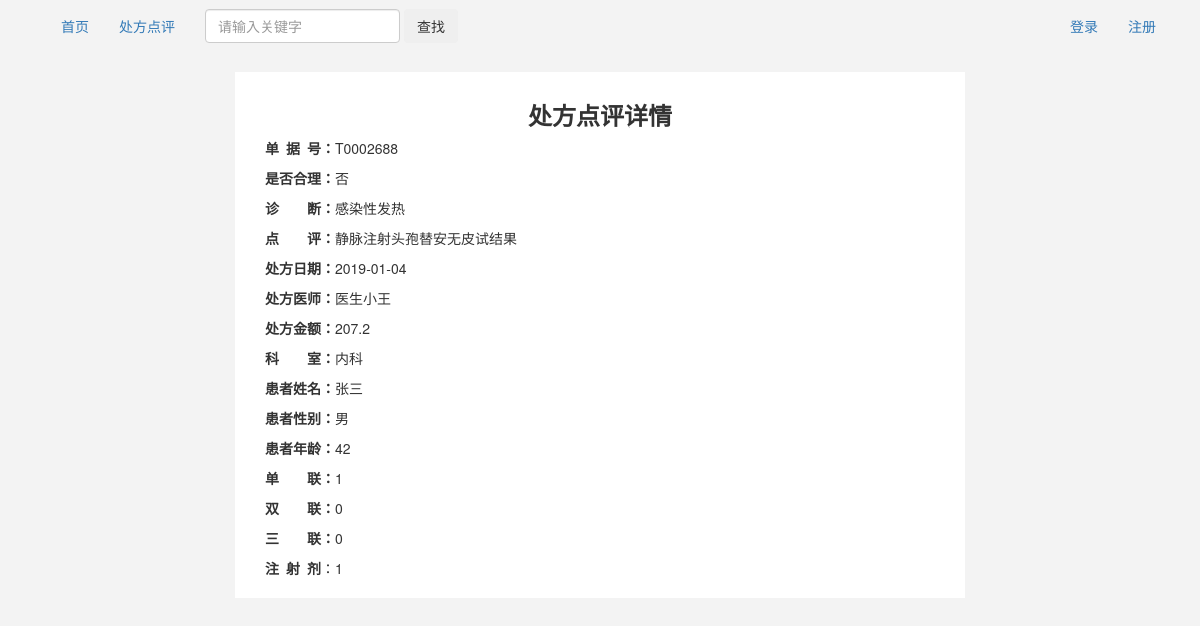
/detail/1, run on the app's committed database.
### models.py (models this page shows)
class Prescription(db.Model):
    __tablename__ = 'prescription'
    id = db.Column(db.Integer, primary_key = True, autoincrement = True)
    t_id = db.Column(db.String(11), nullable=False)
    name = db.Column(db.String(18), nullable=False)
    gender = db.Column(db.String(2), nullable=False)
    age = db.Column(db.String(3), nullable=False)
    pre_date = db.Column(db.DateTime)
    diagnosis = db.Column(db.Text, nullable=False)
    first_page = db.Column(db.String(2), nullable=False)
    second_page = db.Column(db.String(2), nullable=False)
    third_page = db.Column(db.String(2), nullable=False)
    injection = db.Column(db.String(2), nullable=False)
    pre_amount = db.Column(db.Float(2), nullable=False)
    prescriber = db.Column(db.String(18), nullable=False)
    section = db.Column(db.String(36), nullable=False)
    reasonable = db.Column(db.String(2), nullable=False)
    comments = db.Column(db.Text)

### pcs.py (the view)
@app.route('/detail/<pre_id>')
def detail(pre_id):
    pre_item = Prescription.query.filter(Prescription.id == pre_id).first()
    return render_template('detail.html', pre_item=pre_item)

### pcs.py (called while the page is built)
@app.context_processor
def my_context_processor():
    user_id = session.get('user_id')
    if user_id:
        user = User.query.filter(User.id == user_id).first()
        if user:
            return {'user': user}
    return {}

### templates/detail.html (shortened to what this page needs)
{% extends 'base.html' %}
{% block head %}
    <link rel="stylesheet" href="{{ url_for('static', filename='css/detail.css') }}">
{% endblock %}
{% block main %}
    <h3 class="page-title">处方点评详情</h3>
    <div class="pre-comment-detail">
        <P><span class="pre-comment-detail-font">单&ensp;据&ensp;号：</span>{{ pre_item.t_id }}</P>
        <P><span class="pre-comment-detail-font">是否合理：</span>{{ pre_item.reasonable }}</P>
        <P><span class="pre-comment-detail-font">诊&emsp;&emsp;断：</span>{{ pre_item.diagnosis }}</P>
        <P><span class="pre-comment-detail-font">点&emsp;&emsp;评：</span>{{ pre_item.comments}}</P>
        <P><span class="pre-comment-detail-font">处方日期：</span>{{ pre_item.pre_date.strftime("%Y-%m-%d") }}</P>
        <P><span class="pre-comment-detail-font">处方医师：</span>{{ pre_item.prescriber }}</P>
        <P><span class="pre-comment-detail-font">处方金额：</span>{{ pre_item.pre_amount }}</P>
        <p><span class="pre-comment-detail-font">科&emsp;&emsp;室：</span>{{ pre_item.section }}</p>
        <P><span class="pre-comment-detail-font">患者姓名：</span>{{ pre_item.name }}</P>
        <P><span class="pre-comment-detail-font">患者性别：</span>{{ pre_item.gender }}</P>
        <P><span class="pre-comment-detail-font">患者年龄：</span>{{ pre_item.age }}</P>
        <P><span class="pre-comment-detail-font">单&emsp;&emsp;联：</span>{{ pre_item.first_page }}</P>
        <P><span class="pre-comment-detail-font">双&emsp;&emsp;联：</span>{{ pre_item.second_page }}</P>
        <P><span class="pre-comment-detail-font">三&emsp;&emsp;联：</span>{{ pre_item.third_page }}</P>
        <P><span class="pre-comment-detail-font">注&ensp;射&ensp;剂</span>：{{ pre_item.injection }}</P>
    </div>
{% endblock %}

### static/css/base.css (style rules this page uses)
body { background: #f3f3f3; }
.page-title { text-align: center; font-weight: bold; }

### static/css/detail.css (style rules this page uses)
.pre-comment-detail { padding-left: 20px; }
.pre-comment-detail-font { font-weight: 900; }

### data on the page
Prescription: t_id "T0002688", reasonable "否", diagnosis "感染性发热", comments "静脉注射头孢替安无皮试结果", pre_date "2019-01-04", prescriber "医生小王", pre_amount "207.2", section "内科", name "张三", gender "男", age "42", first_page "1", second_page "0", third_page "0", injection "1"
